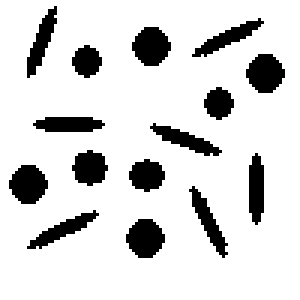
%> input picture y3/sem_b/computer_vision/hw4/materials/test.bmp, 100 x 100 px (shown 3 times larger)
$ octave --eval "result = group_density('materials/test.bmp');"   (GNU Octave 9; MATLAB toolbox functions it lacks are replaced by stand-ins)
%> lines starting %> are read from the running program, lines starting %| are printed output that depends on the picture; in (x1, y1, x2, y2) boxes, pixels count from 0 and x2, y2 are one past the last pixel; in counts of white or black regions, pixels touching at a corner belong together; the program's own positions count from 1
### y3/sem_b/computer_vision/hw4/objects_features.m
function [ C ] = objects_features( file_name )
%> called with file_name = 'materials/test.bmp'
%OBJECTS_FEATURES Summary of this function goes here
%   Detailed explanation goes here
    img = imread(file_name);
%> img is the input picture: size 100x100x3 uint8; 84.4% white; 15 black regions, largest, box (x1, y1, x2, y2) and area: (44, 9, 57, 22) 125, (82, 18, 95, 31) 125, (3, 55, 16, 68) 125

    [seg_im, vals] = segmentation(img);
    C = [];
    for val=vals(1 : end-1)
        c = circularity(seg_im, val);
        C = [C c];
    end

end

### y3/sem_b/computer_vision/hw4/functions/segmentation.m
function [ seg_pic, vals ] = segmentation( image )

gray_pic = rgb2gray(image);
seg_pic = gray_pic;
[nrows, ncols] = size(gray_pic(:,:,1));
%> nrows = 100; ncols = 100
vals(1) = 1;
ind = 1;
for x = 2:ncols-1
    for y = 2:nrows-1
        if seg_pic(x,y) == 0
            seg_pic = region_grow(seg_pic, vals(ind), x, y);
            ind = ind + 1;
            vals(ind) = vals(ind-1) + 10;
        end
    end
end
%> this loop made 98 passes
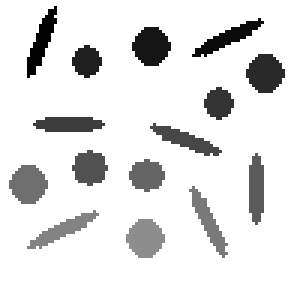
%> seg_pic: size 100x100 uint8 (shown 3 times larger); min 1, max 255, mean 226.6
%> after the loop, ind = 16; vals = [1 11 21 31 41 51 61 71 81 91 101 111 121 131 141 151]

    % [17 lines left out: function region_grow, not called in this run]
end

### y3/sem_b/computer_vision/hw5/functions/circularity.m
function [ c ] = circularity( image, val )
% circularity Calculates circularity for segmented shape.
% c = circularity calculation.
% image = segmented image.
% val = segmented shape value.

    area = length(find(image == val));
    perim = myPerim(image, val);
    c = (4*pi*area)/perim^2;
end

### y3/sem_b/computer_vision/hw4/functions/myPerim.m
function [ perim ] = myPerim( image, val )
    perim = 0;
    [nrows, ncols] = size(image);
    for x = 1:ncols
        for y = 1:nrows
            if image(y, x) == val
                k = 0;
                for i = -1:1
                    for j = -1:1
                        if x+i < 1 || y+j < 1
                            continue
                        end
                        if image(y+j, x+i) == 255
                            k = k + 1;
                            break;
                        end
                    end
                    if k ~= 0
                        break
                    end
                end
                if k ~= 0
                    perim = perim + 1;
                    k = 0;
                end
            end
        end
    end
end

### y3/sem_b/computer_vision/hw4/group_density.m
function [ mu, sigma ] = group_density( file_name )

    C = objects_features(file_name);
%> the loop in objects_features, `for val=vals(1 : end-1)` made 15 passes
%> (val, area in circularity, c, C) on passes 2 to 9: (11, 100, 0.272, [0.307 0.272]), (21, 125, 0.682, [0.307 0.272 0.682]), (31, 78, 0.679, [0.307 0.272 0.682 0.679]), (41, 125, 0.682, [0.307 0.272 0.682 0.679 0.682]), (51, 78, 0.679, [0.307 0.272 0.682 0.679 0.682 0.679]), (61, 100, 0.465, [0.307 0.272 0.682 0.679 0.682 0.679 0.465]), (71, 100, 0.297, [0.307 0.272 0.682 0.679 0.682 0.679 0.465 0.297]), (81, 104, 0.675, [0.307 0.272 0.682 0.679 0.682 0.679 0.465 0.297 0.675])
%> (val, area in circularity, c) on passes 10 to 15: (91, 100, 0.465), (101, 96, 0.684), (111, 125, 0.682), (121, 100, 0.28), (131, 100, 0.272), (141, 125, 0.682)
%> C = [0.307 0.272 0.682 0.679 0.682 0.679 0.465 0.297 0.675 0.465 0.684 0.682 0.28 0.272 0.682]
    n = length(C);
%> n = 15
    mu = sum(C) / n;
%> mu = 0.52
    sigma = sum((C-mu).^2) / n;
%> sigma = 0.0325
%> `result = group_density('materials/test.bmp');`: result = 0.52

end

$ run again, on y3/sem_b/computer_vision/hw4/materials/cell1.bmp
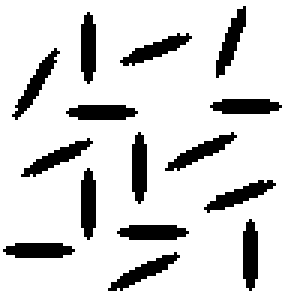
%> input picture y3/sem_b/computer_vision/hw4/materials/cell1.bmp, 100 x 100 px (shown 3 times larger)
%> in objects_features, img is the input picture: size 100x100x3 uint8; 85% white; 15 black regions, largest, box (x1, y1, x2, y2) and area: (72, 2, 82, 26) 100, (27, 4, 32, 28) 100, (40, 11, 64, 22) 100
%> in segmentation, `[nrows, ncols] = size(gray_pic(:,:,1));`: nrows = 100
%> the loop in segmentation, `for x = 2:ncols-1` made 98 passes
%> after the loop in segmentation, `for x = 2:ncols-1`:
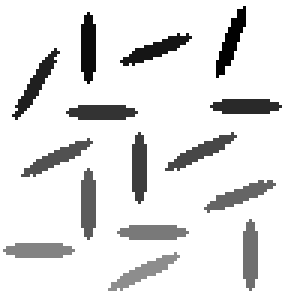
%> seg_pic: size 100x100 uint8 (shown 3 times larger); min 1, max 255, mean 227.4
%> after the loop in segmentation, `for x = 2:ncols-1`: ind = 16; vals = [1 11 21 31 41 51 61 71 81 91 101 111 121 131 141 151]
%> the loop in objects_features, `for val=vals(1 : end-1)` made 15 passes
%> (val, c, C) on passes 2 to 7: (11, 0.465, [0.327 0.465]), (21, 0.297, [0.327 0.465 0.297]), (31, 0.242, [0.327 0.465 0.297 0.242]), (41, 0.465, [0.327 0.465 0.297 0.242 0.465]), (51, 0.465, [0.327 0.465 0.297 0.242 0.465 0.465]), (61, 0.465, [0.327 0.465 0.297 0.242 0.465 0.465 0.465])
%> in group_density, `C = objects_features(file_name);`: C = [0.327 0.465 0.297 0.242 0.465 0.465 0.465 0.272 0.272 0.465 0.297 0.465 0.465 0.465 0.272]
%> mu = 0.38
%> sigma = 0.00853
%> result = 0.38

$ run again, on y3/sem_b/computer_vision/hw4/materials/cell2.bmp
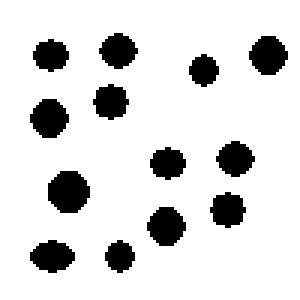
%> input picture y3/sem_b/computer_vision/hw4/materials/cell2.bmp, 100 x 100 px (shown 3 times larger)
%> in objects_features, img is the input picture: size 100x100x3 uint8; 85.8% white; 13 black regions, largest, box (x1, y1, x2, y2) and area: (16, 57, 30, 71) 154, (83, 12, 96, 25) 125, (10, 33, 23, 46) 125
%> in segmentation, `[nrows, ncols] = size(gray_pic(:,:,1));`: nrows = 100
%> the loop in segmentation, `for x = 2:ncols-1` made 98 passes
%> after the loop in segmentation, `for x = 2:ncols-1`:
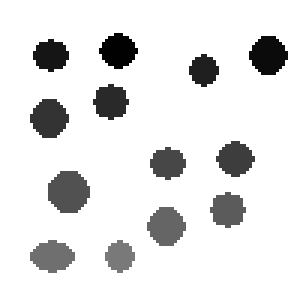
%> seg_pic: size 100x100 uint8 (shown 3 times larger); min 1, max 255, mean 227.5
%> after the loop in segmentation, `for x = 2:ncols-1`: ind = 14; vals = [1 11 21 31 41 51 61 71 81 91 101 111 121 131]
%> the loop in objects_features, `for val=vals(1 : end-1)` made 13 passes
%> (val, area in circularity, c, C) on passes 2 to 6: (11, 125, 0.682, [0.641 0.682]), (21, 96, 0.684, [0.641 0.682 0.684]), (31, 78, 0.679, [0.641 0.682 0.684 0.679]), (41, 104, 0.675, [0.641 0.682 0.684 0.679 0.675]), (51, 125, 0.682, [0.641 0.682 0.684 0.679 0.675 0.682])
%> in group_density, `C = objects_features(file_name);`: C = [0.641 0.682 0.684 0.679 0.675 0.682 0.641 0.684 0.716 0.675 0.682 0.638 0.679]
%> mu = 0.674
%> sigma = 0.000429
%> result = 0.674
